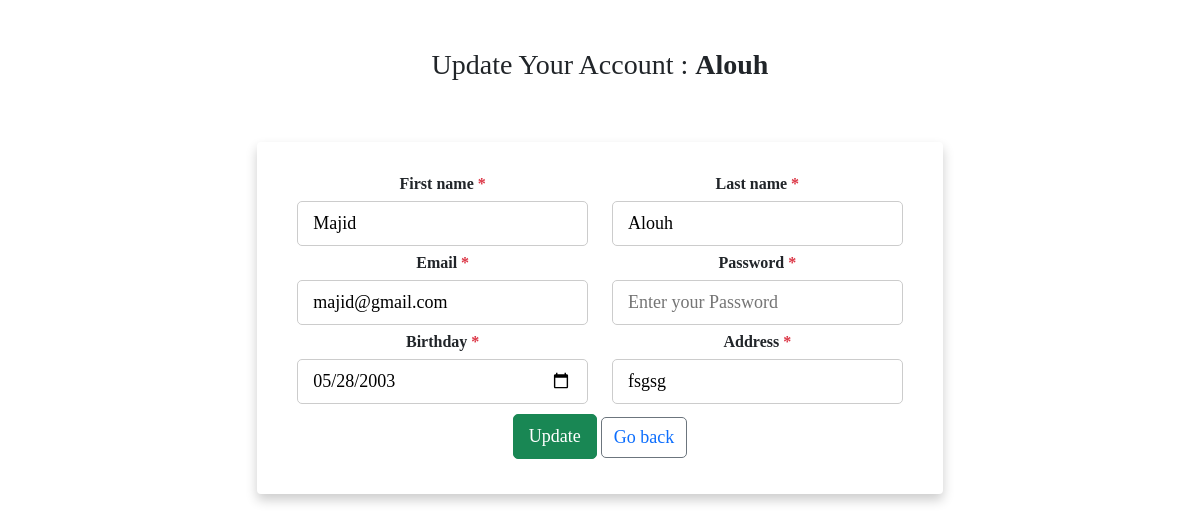
Screenshot of /update.php?id_per=2 with the database file from the repository.
### tables this page shows
CREATE TABLE `personne` (
  `id_per` int(11) NOT NULL,
  `nom` varchar(30) NOT NULL,
  `prenom` varchar(30) NOT NULL,
  `mail` varchar(60) NOT NULL,
  `pw` varchar(122) NOT NULL,
  `date_n` date NOT NULL,
  `adresse` varchar(255) NOT NULL
);

### update.php (the view, shortened to what this page needs)
<?php require_once 'config.php' ?>
<?php
$id_per = $_GET['id_per'];
$statement = $pdo->prepare('SELECT * FROM personne WHERE id_per = :id_per');
$statement->bindValue(':id_per', $id_per);
$statement->execute();
$members = $statement->fetch();
$nom = $members['nom'];
$prenom = $members['prenom'];
$mail = $members['mail'];
$date_n = $members['date_n'];
$adresse = $members['adresse'];
?>
<!doctype html>
<html lang="en">
<head>
    <link href="https://cdn.jsdelivr.net/npm/bootstrap@5.1.3/dist/css/bootstrap.min.css" rel="stylesheet"
>
</head>
<body>
<div class="container-fluid px-1 py-5 mx-auto">
    <div class="row d-flex justify-content-center">
        <div class="col-xl-7 col-lg-8 col-md-9 col-11 text-center">
            <h3>Update Your Account : <b><?php echo $members['nom'] ?></b></h3>
            <div class="card">
                <form class="form-card" method="post" action="">
                    <div class="row justify-content-between text-left">
                        <div class="form-group col-sm-6 flex-column d-flex">
                            <label class="form-control-label px-3">First name<span class="text-danger"> *</span></label>
                            <input type="text" id="fname" name="prenom" placeholder="Enter your first name"
                                   onblur="validate(1)" value="<?php echo $prenom ?>">
                        </div>
                        <div class="form-group col-sm-6 flex-column d-flex">
                            <label class="form-control-label px-3">Last name<span class="text-danger"> *</span></label>
                            <input type="text" id="lname" name="nom" placeholder="Enter your last name"
                                   onblur="validate(2)" value="<?php echo $nom ?>">
                        </div>
                    </div>
                    <div class="row justify-content-between text-left">
                        <div class="form-group col-sm-6 flex-column d-flex">
                            <label class="form-control-label px-3">Email<span class="text-danger"> *</span></label>
                            <input type="email" id="email" name="mail" placeholder="Enter your Email"
                                   onblur="validate(3)" value="<?php echo $mail ?>">
                        </div>
                        <div class="form-group col-sm-6 flex-column d-flex">
                            <label class="form-control-label px-3">Password <span class="text-danger"> *</span></label>
                            <input type="Password" id="mob" name="pw" placeholder="Enter your Password"
                                   onblur="validate(4)">
                        </div>
                    </div>
                    <div class="row justify-content-between text-left">
                        <div class="form-group col-sm-6 flex-column d-flex">
                            <label class="form-control-label px-3">Birthday<span class="text-danger"> *</span></label>
                            <input type="date" id="date" name="date_n" onblur="validate(5)"
                                   value="<?php echo $date_n ?>">
                        </div>
                        <div class="form-group col-sm-6 flex-column d-flex">
                            <label class="form-control-label px-3">Address<span class="text-danger"> *</span></label>
                            <input type="text" id="adresse" name="adresse" placeholder="Enter your address"
                                   onblur="validate(2)" value="<?php echo $adresse ?>">
                        </div>
                    </div>
                    <div class="row justify-content-end">
                        <center>
                            <div class="form-group col-sm-6">
                                <button type="submit" class="btn-block btn-success">Update</button>
                                <button type="submit" class="btn btn-outline-secondary"><a href="index.php">Go back</a>
                                </button>
                            </div>
                        </center>
                    </div>
                </form>
            </div>
        </div>
    </div>
</div>
</body>
</html>

### update.php (style rules this page uses)
body { overflow-x: hidden; height: 100%; background-image: url("https://i.imgur.com/GMmCQHC.png"); background-repeat: no-repeat; background-size: 100% 100%; font-family: cursive; font-weight: bold; }
.card { padding: 30px 40px; margin-top: 60px; margin-bottom: 60px; border: none !important; box-shadow: 0 6px 12px 0 rgba(0, 0, 0, 0.2) }
input, button { padding: 8px 15px; border-radius: 5px !important; margin: 5px 0px; box-sizing: border-box; border: 1px solid #ccc; font-size: 18px !important; font-weight: 300 }
a { text-decoration: none; }

### rows the page displays
personne: nom "Alouh", prenom "Majid", mail "majid@gmail.com", date_n "05/28/2003", adresse "fsgsg"
